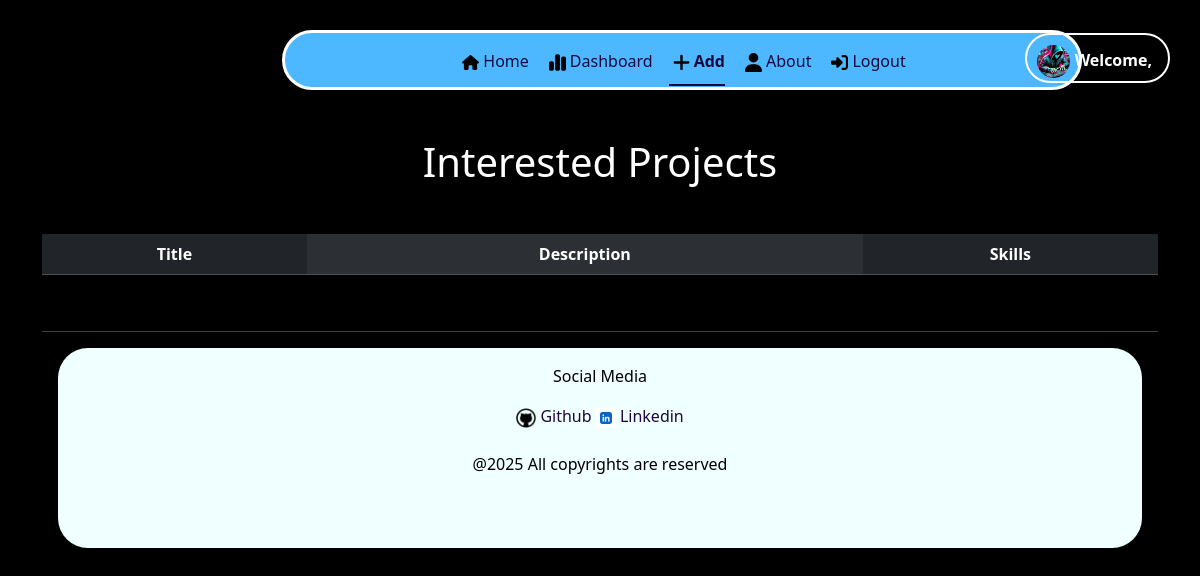
The page /interested/show (signed in) on the database as committed earlier.
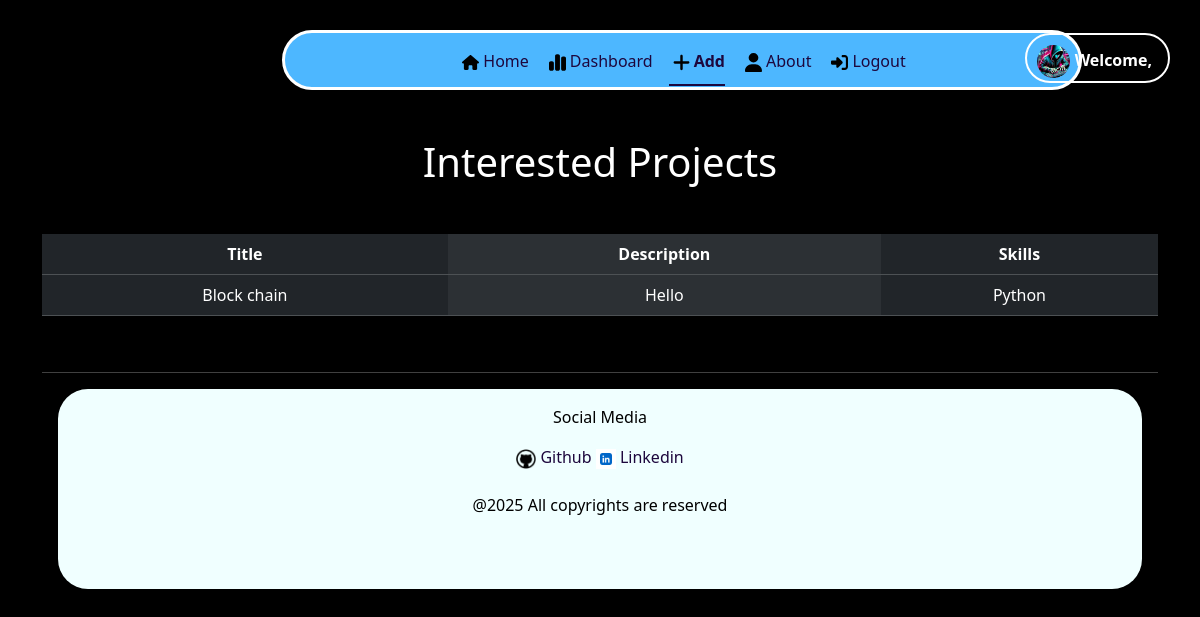
The same page on the database as committed later.
### application/model.py (models this page shows)
class Interest(db.Model):
    __tablename__ = 'interest'
    id = db.Column(db.Integer, nullable = False, primary_key = True)
    users_id = db.Column(db.ForeignKey('users.id'), nullable = False)
    project_id = db.Column(db.ForeignKey('projects.id'), nullable = False)

class Projects(db.Model):
    __tablename__ = 'projects'
    id = db.Column(db.Integer, primary_key = True, nullable = False)
    title = db.Column(db.String(50), nullable = False, unique = True)
    description = db.Column(db.Text, nullable = False)
    skills = db.Column(db.String, nullable = False)
    users_id = db.Column(db.Integer, db.ForeignKey('users.id'), nullable = False)
    interest = db.relationship('Interest', lazy = True, backref = 'project')
    discussion = db.relationship('Discussion', lazy = True, backref = 'project')

### application/routes.py (the view)
@app.route("/interested/show", methods = ["GET"])
@login_required
def interested_show():
    user = current_user
    interests = Interest.query.all()
    print(len(interests))
    interested = Interest.query.filter_by(users_id=user.id).all()
    return render_template("interest.html", interested = interested)

### application/routes.py (called while the page is built)
@login_manager.user_loader
def load_user(user_id):
    return Users.query.get(int(user_id))

### templates/interest.html (shortened to what this page needs)
{% extends "base.html" %}
{% block content %}
<section class = "container-fluid">
    <div class = "container">
        <div class="blurfle">
            <ul class = "nav justify-content-center nav-underline">
                <li class = "nav-item py-2">
                    <a class = "nav-link " href = "{{ url_for('user_home') }}" style = "color: rgb(29, 7, 61);"><img src = "/static/images/house-solid.svg" class = "m-1" style = "width:17px"/>Home</a>
                </li>
                <li class = "nav-item py-2">
                    <a class = "nav-link  " href = "{{ url_for('user_dashboard') }}" style = "color: rgb(29, 7, 61);"><img src = "/static/images/chart-simple-solid.svg" class = "m-1" style = "width:17px"/>Dashboard</a>
                </li>
                <li class = "nav-item py-2">
                    <a class = "nav-link active " href = "{{ url_for('user_add') }}" style = "color: rgb(29, 7, 61);"><img src = "/static/images/plus-solid.svg" class = "m-1" style = "width:17px"/>Add</a>
                </li>
                <li class = "nav-item py-2">
                    <a class = "nav-link " href = "{{ url_for('user_about') }}" style = "color: rgb(29, 7, 61);"><img src = "/static/images/user-solid.svg" class = "m-1" style = "width:17px"/>About</a>
                </li>
                <li class = "nav-item py-2">
                    <a class = "nav-link " href = "{{ url_for('logout') }}" style = "color: rgb(29, 7, 61);"><img src = "/static/images/right-to-bracket-solid.svg" class = "m-1" style = "width:17px"/>Logout</a>
                </li>
                    <div class = "position-absolute end-0 pe-3 ros " >
                        <b>
                            <img src = "/static/images/cyber.jpeg" style = "width:33px; border-radius:30px;">
                            <a href = "" style = "color: white;" class = "link"> Welcome, </a> </b>
                    </div>
            </ul>
        </div>
                <div>
                    <h1 class = "text-center m-5">Interested Projects</h1>
                        <table class = "table table-dark table-striped-columns">
                            <tr class = "text-center">
                                <th>Title</th>
                                <th>Description</th>
                                <th>Skills</th>
                            </tr>
                            {% for interest in interested %}
                            <tr class = "text-center">
                                {%if interest.project %}
                                    <td>{{ interest.project.title }}</td>
                                    <td>{{ interest.project.description }}</td>
                                    <td>{{ interest.project.skills }}</td>
                                {% endif %}
                            {% endfor %}
                            </tr>
                        </table>
                </div>
                <br/><hr/>
                <footer >
                    <div class = "text-center krindale p-3 m-3" >
                     <p>Social Media</p>
                     <a href = "https://github.com/jitendra-rathore-iitm" style = "color: rgb(29, 7, 61);" class = "link">
                         <img src = "/static/images/github.png" style = "width: 20px; ">
                         Github
                     </a>
                     <a href = "https://www.linkedin.com/in/jitendrarathore-/" style = "color: rgb(29, 7, 61);" class = "link">
                         <img src = "/static/images/linkedin.png" style = "width:20px;">
                         Linkedin
                     </a>
                     <br/>
                     <br/>
                     <div>
                         @2025 All copyrights are reserved
                     </div>
                     </div>
                 </footer>
        </div>
</section>
{% endblock %}

Rows that differ between the two databases and show on the page:
added Interest: project "Block chain", project.description "Hello", project.skills "Python"
